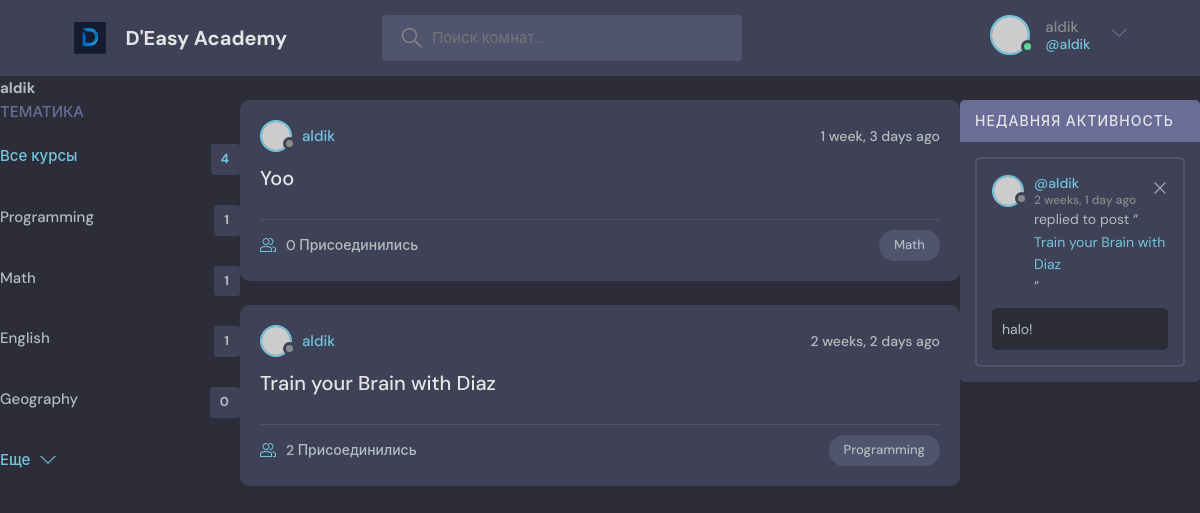
/profile/1/ (signed in), run on the app's committed database.
### base/models.py (models this page shows, shortened)
class Topic(models.Model):
    name = models.CharField(max_length=300)

class Room(models.Model):
    host = models.ForeignKey(User, on_delete=models.SET_NULL, null=True)
    topic = models.ForeignKey(Topic, on_delete=models.SET_NULL, null=True)
    name = models.CharField(max_length=255)
    description = models.TextField(null = True, blank=True)
    participants = models.ManyToManyField(User, related_name='participants', blank=True)
    updated = models.DateTimeField(auto_now=True)
    created = models.DateTimeField(auto_now_add=True)
    class Meta:
        ordering = ['-updated', '-created']
    def __str__(self):
        return self.name

class Message(models.Model):
    user = models.ForeignKey(User, on_delete=models.CASCADE)
    room = models.ForeignKey(Room, on_delete=models.CASCADE)
    body = models.TextField()
    updated = models.DateTimeField(auto_now=True)
    created = models.DateTimeField(auto_now_add=True)
    class Meta:
        ordering = ['-updated', '-created']

### base/views.py (the view)
# urls.py: path('profile/<str:pk>/', views.userProfile, name="user-profile"),
def userProfile(request, pk):
    user = User.objects.get(id=pk)
    rooms = user.room_set.all()
    room_messages = user.message_set.all()
    topics = Topic.objects.all()
    context = {'user': user, 'rooms': rooms, 'room_messages': room_messages, 'topics': topics }
    return render(request, 'base/profile.html', context)

### base/templates/base/profile.html (shortened to what this page needs)
{% extends 'main.html' %}
{% block content %}
<h1>{{user.username}}</h1>
<div class="profile-container">
    <div>
        {% include 'base/topics_component.html' %}
    </div>
    <div>
        {% include 'base/feed_component.html' %}
    </div>
    <div>
        {% include 'base/activity_component.html' %}
    </div>
</div>
{% endblock content %}

### templates/navbar.html (shortened to what this page needs)
{% load static %}
<header class="header header--loggedIn">
      <div class="container">
        <a href="{% url 'home' %}" class="header__logo">
          <img src="{% static 'images/logotype2.svg' %}" />
          <h1>D'Easy Academy</h1>
        </a>
        <form class="header__search" method="GET" action="{% url 'home' %}">
          <label>
            <input name= "q" placeholder="Поиск комнат..." />
          </label>
        </form>
        <nav class="header__menu">
          {% if request.user.is_authenticated %}
          <div class="header__user">
            <a href="profile.html">
              <div class="avatar avatar--medium active">
                <img src="https://randomuser.me/api/portraits/men/37.jpg" />
              </div>
              <p>{{request.user.username}} <span>@{{request.user.username}}</span></p>
            </a>
            <button class="dropdown-button">
              <svg version="1.1" xmlns="http://www.w3.org/2000/svg" width="32" height="32" viewBox="0 0 32 32">
                <title>chevron-down</title>
                <path d="M16 21l-13-13h-3l16 16 16-16h-3l-13 13z"></path>
              </svg>
            </button>
          </div>
          {% else %}
            <a href="{% url 'login' %}">
              <img src="{% static 'images/avatar.svg' %}" />
              <p>Login</p>
            </a>
          {% endif %}
        </nav>
      </div>
    </header>

### base/templates/base/topics_component.html
<div class="topics">
          <div class="topics__header">
            <h2>Тематика</h2>
          </div>
          <ul class="topics__list">
            <li>
              <a href="{% url 'home' %}" class="active">Все курсы <span>{{topics.count}}</span></a>
            </li>
                          {% for topic in topics %}
            <li>
              <a href="{% url 'home' %}?q={{topic.name}}">{{ topic.name }}<span>{{topic.room_set.all.count}}</span></a>
            </li>
            {% endfor %}
          </ul>
          <a class="btn btn--link" href="topics.html">
            Еще
            <svg version="1.1" xmlns="http://www.w3.org/2000/svg" width="32" height="32" viewBox="0 0 32 32">
              <title>chevron-down</title>
              <path d="M16 21l-13-13h-3l16 16 16-16h-3l-13 13z"></path>
            </svg>
          </a>
        </div>

### base/templates/base/feed_component.html (shortened to what this page needs)
{% for room in rooms %}
<div class="roomListRoom">
            <div class="roomListRoom__header">
              <a href="{% url 'user-profile' room.host.id %}" class="roomListRoom__author">
                <div class="avatar avatar--small">
                  <img src="https://randomuser.me/api/portraits/women/11.jpg" />
                </div>
                <span>{{room.host.username}}</span>
              </a>
              <div class="roomListRoom__actions">
                <span>{{room.created|timesince}} ago</span>
              </div>
            </div>
            <div class="roomListRoom__content">
              <a href="{% url 'room' room.id %}">{{ room.name }}</a>
            </div>
            <div class="roomListRoom__meta">
              <a href="{% url 'room' room.id %}" class="roomListRoom__joined">
                  {{room.participants.all.count}} Присоединились
              </a>
              <p class="roomListRoom__topic">{{room.topic.name}}</p>
            </div>
          </div>
{% endfor %}

### base/templates/base/activity_component.html
                   <div class="activities">
          <div class="activities__header">
            <h2>Недавняя активность</h2>
          </div>
                       {% for message in room_messages %}
          <div class="activities__box">
            <div class="activities__boxHeader roomListRoom__header">
              <a href="{% url 'user-profile' message.user.id%}" class="roomListRoom__author">
                <div class="avatar avatar--small">
                  <img src="https://randomuser.me/api/portraits/women/11.jpg" />
                </div>
                <p>
                  @{{message.user}}
                  <span>{{message.created|timesince}} ago</span>
                </p>
              </a>
                {% if request.user == message.user %}
              <div class="roomListRoom__actions">
                <a href="{% url 'delete-message' message.id %}">
                  <svg version="1.1" xmlns="http://www.w3.org/2000/svg" width="32" height="32" viewBox="0 0 32 32">
                    <title>remove</title>
                    <path
                      d="M27.314 6.019l-1.333-1.333-9.98 9.981-9.981-9.981-1.333 1.333 9.981 9.981-9.981 9.98 1.333 1.333 9.981-9.98 9.98 9.98 1.333-1.333-9.98-9.98 9.98-9.981z"
                    ></path>
                  </svg>
                </a>
              </div>
                {% endif %}
            </div>
            <div class="activities__boxContent">
              <p>replied to post “<a href="{% url 'room' message.room.id %}">{{message.room}}</a>”</p>
              <div class="activities__boxRoomContent">
                {{ message.body }}
              </div>
            </div>
          </div>
                       {% endfor %}
        </div>

### base/templates/base/profile.html (style rules this page uses)
.profile-container { display: grid; grid-template-columns: 1fr 3fr 1fr; }

### data on the page
Topic: name "Programming", room_set.all.count "1"
Topic: name "Math", room_set.all.count "1"
Topic: name "English", room_set.all.count "1"
Topic: name "Geography", room_set.all.count "0"
Room: host.username "aldik", created "1 week, 3 days", name "Yoo", participants.all.count "0", topic.name "Math"
Room: host.username "aldik", created "2 weeks, 2 days", name "Train your Brain with Diaz", participants.all.count "2", topic.name "Programming"
Message: user "aldik", created "2 weeks, 1 day", room "Train your Brain with Diaz", body "halo!"

### other printed values
{{ request.user.username }} "aldik"
{{ user.username }} "aldik"
{{ topics.count }} "4"
